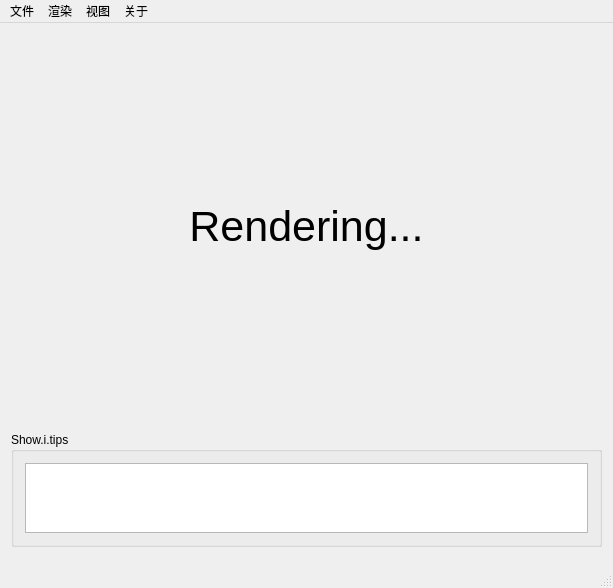
<?xml version="1.0" encoding="UTF-8"?>
<ui version="4.0">
 <class>RayTraceWindowsClass</class>
 <widget class="QMainWindow" name="RayTraceWindowsClass">
  <property name="windowModality">
   <enum>Qt::WindowModal</enum>
  </property>
  <property name="enabled">
   <bool>true</bool>
  </property>
  <property name="geometry">
   <rect>
    <x>0</x>
    <y>0</y>
    <width>613</width>
    <height>588</height>
   </rect>
  </property>
  <property name="maximumSize">
   <size>
    <width>613</width>
    <height>16777215</height>
   </size>
  </property>
  <property name="contextMenuPolicy">
   <enum>Qt::DefaultContextMenu</enum>
  </property>
  <property name="acceptDrops">
   <bool>false</bool>
  </property>
  <property name="windowTitle">
   <string>RayWindow</string>
  </property>
  <property name="windowIcon">
   <iconset resource="../resource/raytracewindows.qrc">
    <normaloff>:/RayTraceWindows/images/th.png</normaloff>:/RayTraceWindows/images/th.png</iconset>
  </property>
  <widget class="QWidget" name="centralWidget">
   <layout class="QVBoxLayout" name="verticalLayout" stretch="50,1,1,1">
    <item>
     <layout class="QGridLayout" name="gridLayout_2" rowstretch="1,40,1" columnstretch="1,40,1">
      <item row="1" column="2">
       <spacer name="horizontalSpacer_2">
        <property name="orientation">
         <enum>Qt::Horizontal</enum>
        </property>
        <property name="sizeHint" stdset="0">
         <size>
          <width>40</width>
          <height>20</height>
         </size>
        </property>
       </spacer>
      </item>
      <item row="2" column="1">
       <spacer name="verticalSpacer">
        <property name="orientation">
         <enum>Qt::Vertical</enum>
        </property>
        <property name="sizeHint" stdset="0">
         <size>
          <width>20</width>
          <height>40</height>
         </size>
        </property>
       </spacer>
      </item>
      <item row="1" column="1">
       <widget class="QLabel" name="renderImage">
        <property name="maximumSize">
         <size>
          <width>999999</width>
          <height>999999</height>
         </size>
        </property>
        <property name="font">
         <font>
          <family>System</family>
          <pointsize>32</pointsize>
         </font>
        </property>
        <property name="text">
         <string>Rendering...</string>
        </property>
        <property name="alignment">
         <set>Qt::AlignCenter</set>
        </property>
       </widget>
      </item>
      <item row="0" column="1">
       <spacer name="verticalSpacer_2">
        <property name="orientation">
         <enum>Qt::Vertical</enum>
        </property>
        <property name="sizeHint" stdset="0">
         <size>
          <width>20</width>
          <height>20</height>
         </size>
        </property>
       </spacer>
      </item>
      <item row="1" column="0">
       <spacer name="horizontalSpacer">
        <property name="orientation">
         <enum>Qt::Horizontal</enum>
        </property>
        <property name="sizeHint" stdset="0">
         <size>
          <width>40</width>
          <height>20</height>
         </size>
        </property>
       </spacer>
      </item>
     </layout>
    </item>
    <item>
     <spacer name="verticalSpacer_3">
      <property name="orientation">
       <enum>Qt::Vertical</enum>
      </property>
      <property name="sizeHint" stdset="0">
       <size>
        <width>20</width>
        <height>40</height>
       </size>
      </property>
     </spacer>
    </item>
    <item>
     <layout class="QGridLayout" name="gridLayout_3">
      <item row="0" column="0">
       <widget class="QGroupBox" name="mdebug">
        <property name="title">
         <string>Show.i.tips</string>
        </property>
        <layout class="QGridLayout" name="gridLayout">
         <item row="0" column="0">
          <widget class="QTextBrowser" name="debuginfo">
           <property name="focusPolicy">
            <enum>Qt::ClickFocus</enum>
           </property>
          </widget>
         </item>
        </layout>
       </widget>
      </item>
     </layout>
    </item>
    <item>
     <spacer name="verticalSpacer_4">
      <property name="orientation">
       <enum>Qt::Vertical</enum>
      </property>
      <property name="sizeHint" stdset="0">
       <size>
        <width>20</width>
        <height>5</height>
       </size>
      </property>
     </spacer>
    </item>
   </layout>
   <zorder>verticalSpacer_3</zorder>
   <zorder>verticalSpacer_4</zorder>
  </widget>
  <widget class="QMenuBar" name="menuBarFile">
   <property name="geometry">
    <rect>
     <x>0</x>
     <y>0</y>
     <width>613</width>
     <height>17</height>
    </rect>
   </property>
   <widget class="QMenu" name="menuFile">
    <property name="title">
     <string>文件</string>
    </property>
    <addaction name="actionNew"/>
    <addaction name="actionOpen"/>
    <addaction name="actionSave"/>
   </widget>
   <widget class="QMenu" name="menuRender">
    <property name="title">
     <string>渲染</string>
    </property>
    <addaction name="actionStart"/>
    <addaction name="actionPause"/>
    <addaction name="actionResume"/>
   </widget>
   <widget class="QMenu" name="menuView">
    <property name="title">
     <string>视图</string>
    </property>
   </widget>
   <widget class="QMenu" name="menuAbout">
    <property name="title">
     <string>关于</string>
    </property>
    <addaction name="actionAbout"/>
   </widget>
   <addaction name="menuFile"/>
   <addaction name="menuRender"/>
   <addaction name="menuView"/>
   <addaction name="menuAbout"/>
  </widget>
  <widget class="QStatusBar" name="statusBar">
   <property name="contextMenuPolicy">
    <enum>Qt::ActionsContextMenu</enum>
   </property>
   <property name="styleSheet">
    <string notr="true">font: 9pt &quot;幼圆&quot;;</string>
   </property>
   <property name="sizeGripEnabled">
    <bool>true</bool>
   </property>
  </widget>
  <action name="actionNew">
   <property name="text">
    <string>New</string>
   </property>
   <property name="toolTip">
    <string>文件</string>
   </property>
   <property name="statusTip">
    <string>新建</string>
   </property>
   <property name="whatsThis">
    <string>文件</string>
   </property>
   <property name="shortcut">
    <string>Ctrl+N</string>
   </property>
  </action>
  <action name="actionOpen">
   <property name="text">
    <string>Open</string>
   </property>
   <property name="statusTip">
    <string>打开</string>
   </property>
   <property name="shortcut">
    <string>Ctrl+O</string>
   </property>
  </action>
  <action name="actionAbout">
   <property name="text">
    <string>关于</string>
   </property>
  </action>
  <action name="actionSave">
   <property name="text">
    <string>Save</string>
   </property>
   <property name="statusTip">
    <string>保存</string>
   </property>
   <property name="shortcut">
    <string>Ctrl+S</string>
   </property>
  </action>
  <action name="actionStart">
   <property name="text">
    <string>Render</string>
   </property>
   <property name="statusTip">
    <string>开始</string>
   </property>
   <property name="shortcut">
    <string>Ctrl+R</string>
   </property>
  </action>
  <action name="actionPause">
   <property name="text">
    <string>暂停</string>
   </property>
   <property name="statusTip">
    <string>暂停</string>
   </property>
   <property name="shortcut">
    <string>Ctrl+P</string>
   </property>
  </action>
  <action name="actionResume">
   <property name="text">
    <string>恢复</string>
   </property>
   <property name="statusTip">
    <string>恢复</string>
   </property>
   <property name="shortcut">
    <string>Ctrl+E</string>
   </property>
  </action>
 </widget>
 <layoutdefault spacing="6" margin="11"/>
 <resources>
  <include location="../resource/raytracewindows.qrc"/>
 </resources>
 <connections/>
</ui>
